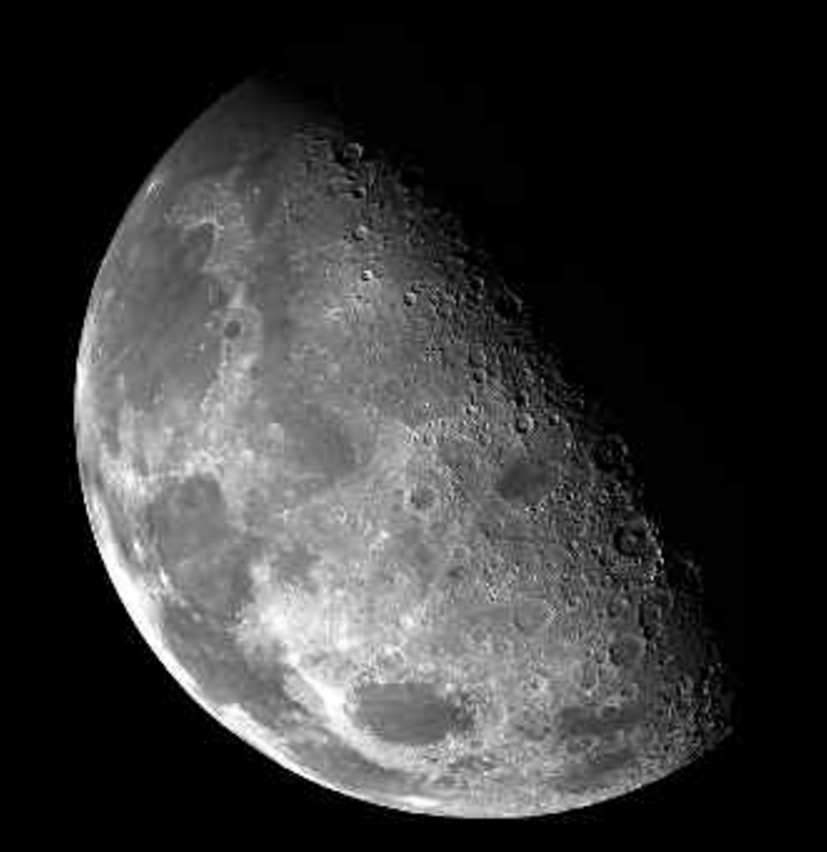
#> input picture tp3/assets/moon.png, 827 x 852 px
$ jupyter execute ex7.ipynb
#> lines starting #> are read from the running program, lines starting #| are printed output that depends on the picture
[cell 1]
import matplotlib.pyplot as plt
import numpy as np
from PIL import Image

[cell 2]
img = np.array(Image.open('./assets/moon.png').convert('L'))
height, width = img.shape
#> height = 852; width = 827
print(height, width)
#| 852 827

[cell 3]
# (-1)^(x + y)
neg_one_pow = np.array([[-1**(x + y) for x in range(width)] for y in range(height)])

# image X (-1)^(x + y)
i_1 = img * neg_one_pow
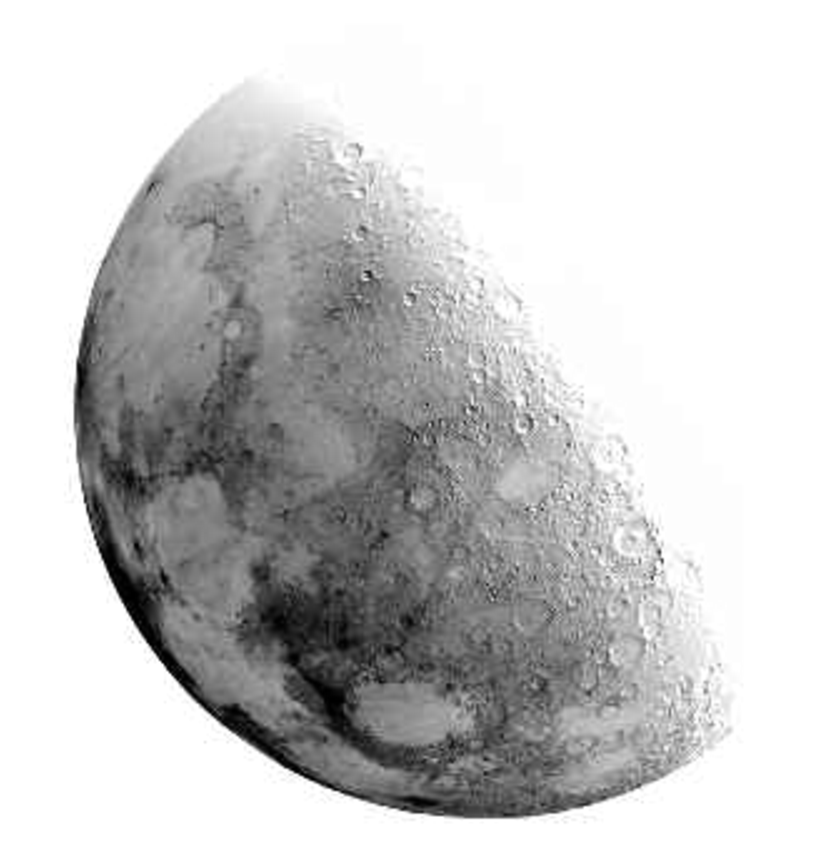
#> i_1: shape (852, 827) int64; min -255, max 0, mean -53.91; drawn with min black and max white

# DFT
I_1 = np.fft.fft2(i_1)

# Conj
I_2 = np.conj(I_1)

# IDFT
i_2 = np.fft.ifft2(I_2)

# IDFT X (-1)^(x + y)
final_img = i_2 * neg_one_pow

[cell 4]
plt.figure(figsize=(12,8))
ax = plt.subplot(1,2,1)
ax.imshow(img, cmap='gray')
ax.set_title('i(x,y)')

ax = plt.subplot(1,2,2)
ax.imshow(np.real(final_img), cmap='gray')
ax.set_title('i\'(x,y)')

plt.show()
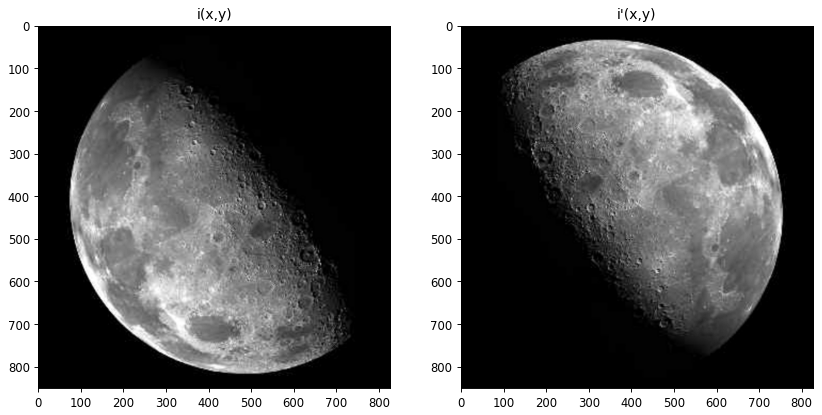
#> figure drawn by matplotlib, 2 panels
